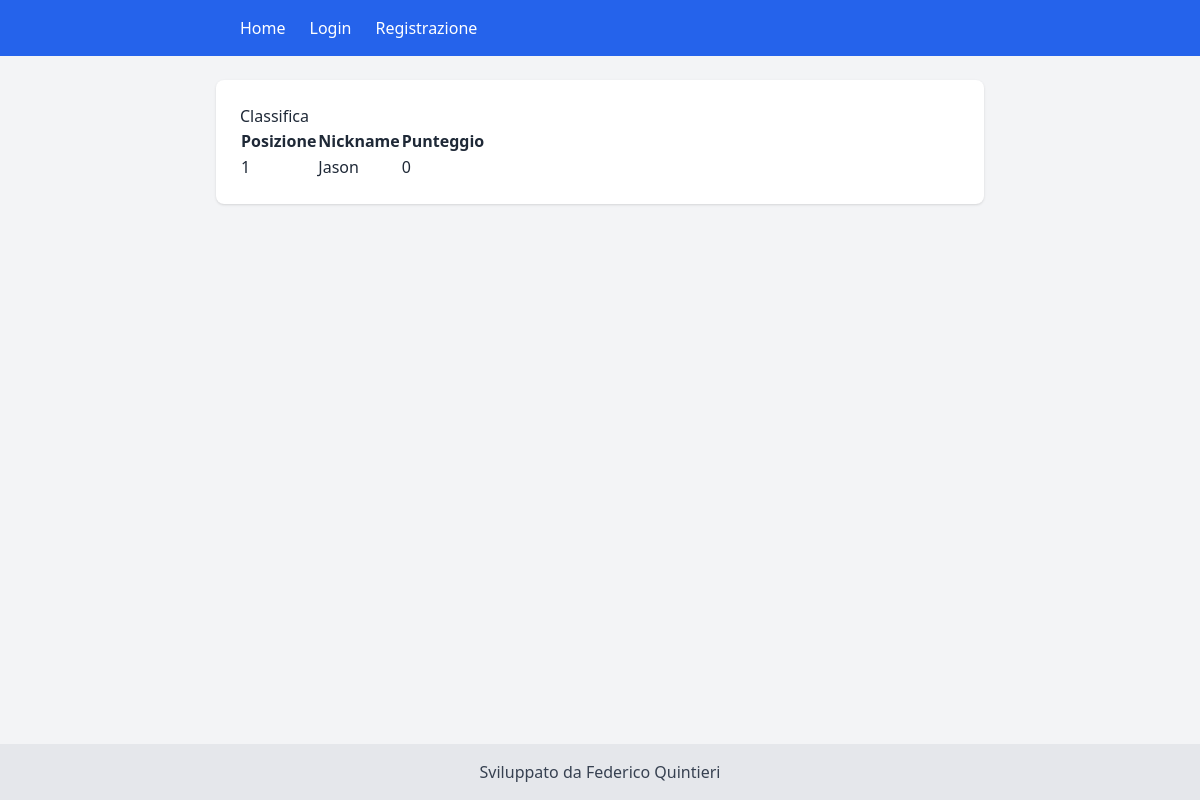
Before: /quiz/leaderboard with the older database file.
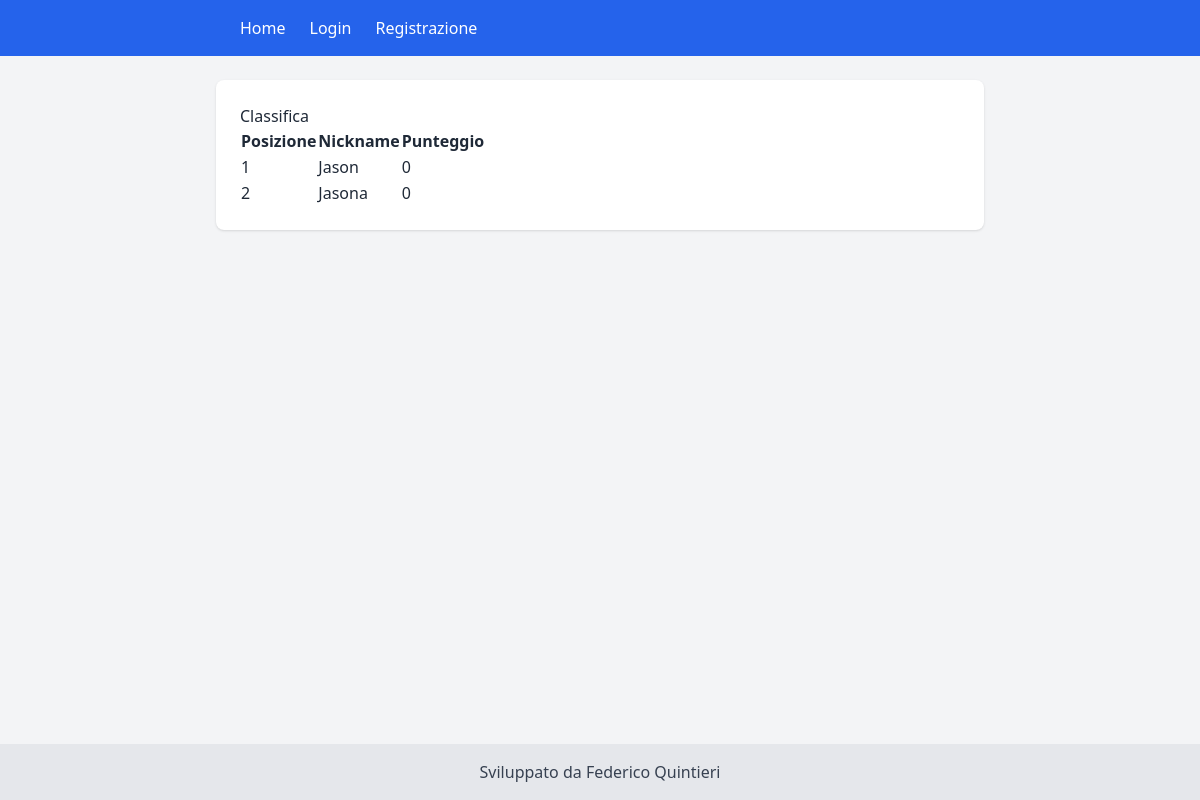
After: the same page with the newer database file.
### app/models.py (models this page shows)
class User(db.Model, UserMixin):
    id = db.Column(db.Integer, primary_key=True)
    nickname = db.Column(db.String(80), unique=True, nullable=False)
    password = db.Column(db.String(200), nullable=False)
    score = db.Column(db.Integer, default=0)

### app/controllers/quiz_controller.py (the view)
@quiz_bp.route("/leaderboard")
def leaderboard():
    from app.models import User
    users = User.query.order_by(User.score.desc()).all()
    return render_template("leaderboard.html", users=users)

### templates/leaderboard.html
{% extends "base.html" %}
{% block content %}
<h2>Classifica</h2>
<table border="1">
    <tr>
        <th>Posizione</th>
        <th>Nickname</th>
        <th>Punteggio</th>
    </tr>
    {% for user in users %}
    <tr>
        <td>{{ loop.index }}</td>
        <td>{{ user.nickname }}</td>
        <td>{{ user.score }}</td>
    </tr>
    {% endfor %}
</table>
{% endblock %}

### templates/base.html (shortened to what this page needs)
<!DOCTYPE html>
<html lang="it">
<head>
    <script src="https://cdn.tailwindcss.com"></script>
</head>
<body class="bg-gray-100 text-gray-800 font-sans min-h-screen flex flex-col">
    <header class="bg-blue-600 text-white">
        <nav class="max-w-3xl mx-auto px-6 py-4 flex justify-between items-center">
            <div class="flex space-x-6 ">
                <a href="{{ url_for('weather.home') }}" class="hover:underline">Home</a>
                {% if current_user.is_authenticated %}
                <a href="{{ url_for('quiz.quiz') }}" class="hover:underline">Quiz</a>
                <a href="{{ url_for('auth.logout') }}" class="hover:underline">Logout</a>
                {% else %}
                <a href="{{ url_for('auth.login') }}" class="hover:underline">Login</a>
                <a href="{{ url_for('auth.register') }}" class="hover:underline">Registrazione</a>
                {% endif %}
            </div>
        </nav>
    </header>
    <main class="flex-1 flex justify-center items-start p-6">
        <div class="w-full max-w-3xl bg-white p-6 rounded-lg shadow">
            {% block content %}{% endblock %}
        </div>
    </main>
    <footer class="bg-gray-200 text-gray-700 p-4 text-center">
        Sviluppato da Federico Quintieri
    </footer>
</body>
</html>

Changed rows visible on the page:
added User: nickname "Jasona", score "0"
